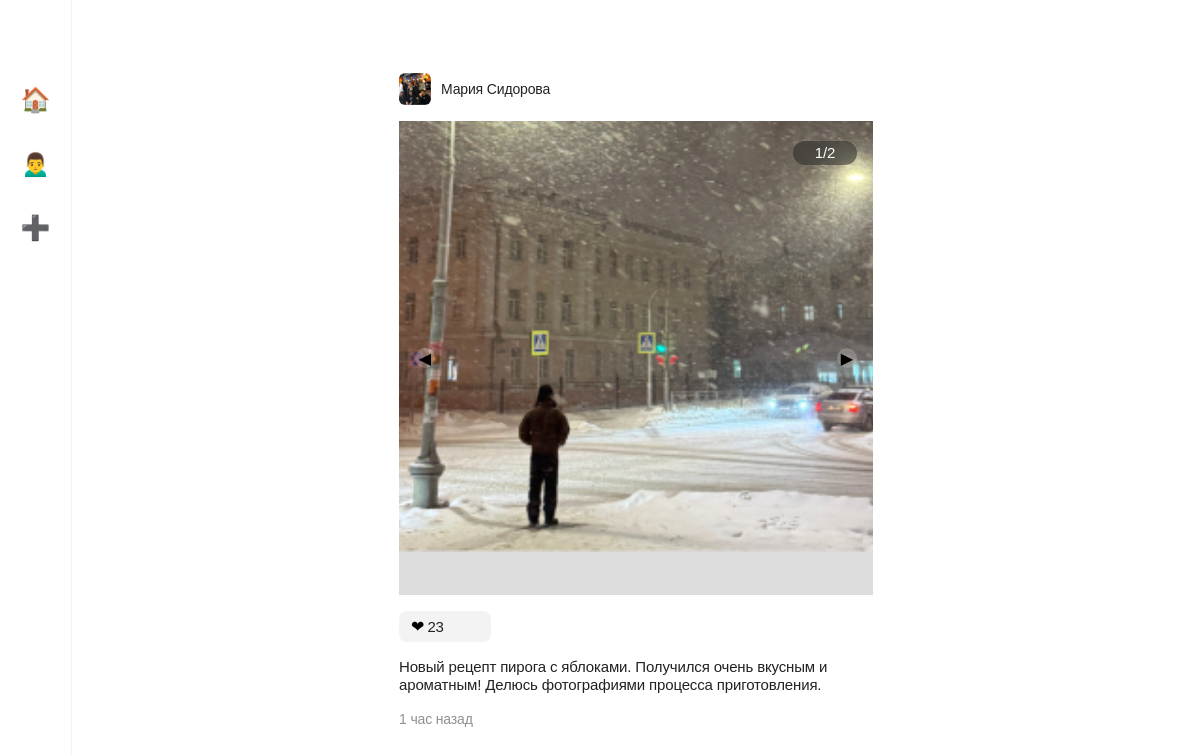
The page /home.php?user_id=2 on the database its author committed.
### tables this page shows
CREATE TABLE post (
    id INT AUTO_INCREMENT PRIMARY KEY,
    user_id INT NOT NULL,
    text TEXT,
    likes INT DEFAULT 0,
    created_at TIMESTAMP DEFAULT CURRENT_TIMESTAMP,
    FOREIGN KEY (user_id) REFERENCES user(id) ON DELETE CASCADE
);

CREATE TABLE user (
    id INT AUTO_INCREMENT PRIMARY KEY,
    name VARCHAR(255) NOT NULL,
    avatar VARCHAR(255) NOT NULL,
    created_at TIMESTAMP DEFAULT CURRENT_TIMESTAMP
);

### functions.php (called while the page is built, shortened)
<?php
function getTimeAgo($timestamp) {
    $diff = time() - $timestamp;
    if ($diff < 60) {
        return 'только что';
    } elseif ($diff < 3600) {
        $minutes = floor($diff / 60);
        return $minutes . ' ' . getNounPluralForm($minutes, 'минуту', 'минуты', 'минут') . ' назад';
    } elseif ($diff < 86400) {
        $hours = floor($diff / 3600);
        return $hours . ' ' . getNounPluralForm($hours, 'час', 'часа', 'часов') . ' назад';
    } else {
        $days = floor($diff / 86400);
        return $days . ' ' . getNounPluralForm($days, 'день', 'дня', 'дней') . ' назад';
    }
}
function getNounPluralForm($number, $one, $two, $many) {
    $number = (int)$number;
    $mod10 = $number % 10;
    $mod100 = $number % 100;
    if ($mod100 >= 11 && $mod100 <= 19) {
        return $many;
    } elseif ($mod10 === 1) {
        return $one;
    } elseif ($mod10 >= 2 && $mod10 <= 4) {
        return $two;
    } else {
        return $many;
    }
}

### post_template.php (the view, shortened to what this page needs)
<div class="feed__post post" data-post-id="<?= $post['id'] ?>">
    <div class="post__header">
        <div class="post__user-info user-info">
            <img class="user-info__avatar" src="<?= htmlspecialchars($post['user_avatar']) ?>">
            <div class="user-info__username"><?= htmlspecialchars($post['user_name']) ?></div>
        </div>
    </div>
    <div class="post__photo-container photo-container">
        <div class="photo-container__slider">
            <?php foreach ($post['images'] as $index => $image): ?>
                <img class="photo-container__image <?= $index === 0 ? 'active' : '' ?>"
                     src="<?= htmlspecialchars($image) ?>"
                     data-index="<?= $index ?>">
            <?php endforeach; ?>
        </div>
        <?php if ($post['images_count'] > 1): ?>
            <div class="photo-container__slider-buttons">
                <div class="slider-button slider-prev">
                    ◀
                </div>
                <div class="slider-button slider-next">
                    ▶
                </div>
            </div>
            <div class="photo-container__indicator">1/<?= $post['images_count'] ?></div>
        <?php endif; ?>
    </div>
    <div class="post__reaction reaction">
        <span>❤</span>
        <span class="reaction__count"><?= $post['likes'] ?></span>
    </div>
    <?php if (!empty($post['text'])): ?>
        <div class="post__text-container">
            <div class="post__text post__text--collapsed" id="text-<?= $post['id'] ?>">
                <?= htmlspecialchars($post['text']) ?>
            </div>
        </div>
    <?php endif; ?>
    <div class="post__time"><?= getTimeAgo($post['created_at']) ?></div>
</div>

### home.php (shortened to what this page needs)
<?php
require_once 'functions.php';
try {
    $database = new Database();
    $db = $database->connect();
    $query = "SELECT p.*, u.name as user_name, u.avatar as user_avatar
              FROM post p
              JOIN user u ON p.user_id = u.id";
    $filterUserId = $_GET['user_id'] ?? null;
    if ($filterUserId && is_numeric($filterUserId)) {
        $filterUserId = (int)$filterUserId;
        $query .= " WHERE p.user_id = :user_id";
        $stmt = $db->prepare($query);
        $stmt->bindParam(':user_id', $filterUserId, PDO::PARAM_INT);
    } else {
        $stmt = $db->prepare($query);
    }
    $stmt->execute();
    $posts = $stmt->fetchAll(PDO::FETCH_ASSOC);
    $postImages = [];
    if (!empty($posts)) {
        $postIds = array_column($posts, 'id');
        $placeholders = implode(',', array_fill(0, count($postIds), '?'));
        $imagesQuery = "SELECT post_id, image_url, order_index
                       FROM post_image
                       WHERE post_id IN ($placeholders)
                       ORDER BY post_id, order_index";
        $imagesStmt = $db->prepare($imagesQuery);
        $imagesStmt->execute($postIds);
        $imagesData = $imagesStmt->fetchAll(PDO::FETCH_ASSOC);
        foreach ($imagesData as $image) {
            $postImages[$image['post_id']][] = $image;
        }
    }
    $filteredPosts = [];
    foreach ($posts as $post) {
        $images = isset($postImages[$post['id']]) ? $postImages[$post['id']] : [];
        $imageUrls = array_column($images, 'image_url');
        $filteredPosts[] = [
            'id' => $post['id'],
            'user_id' => $post['user_id'],
            'user_name' => $post['user_name'],
            'user_avatar' => $post['user_avatar'],
            'images' => $imageUrls,
            'text' => $post['text'] ?? '',
            'likes' => $post['likes'],
            'created_at' => strtotime($post['created_at']),
            'images_count' => count($imageUrls)
        ];
    }
} catch(PDOException $e) {
    die("Database error: " . $e->getMessage());
} catch(Exception $e) {
    die('Error: ' . $e->getMessage());
}
?>
<!DOCTYPE html>
<html lang="ru">
<head>
    <link rel="stylesheet" href="home.css">
</head>
<body class="page">
    <div class="page__sidebar sidebar">
        <div class="sidebar__menu-item sidebar__menu-item--home sidebar__menu-item--active">
            🏠
        </div>
        <div class="sidebar__menu-item">
            🙍‍♂️
        </div>
        <div class="sidebar__menu-item">
            ➕
        </div>
    </div>
    <div class="page__content">
        <div class="feed">
            <?php foreach ($filteredPosts as $post): ?>
                <?php include 'post_template.php'; ?>
            <?php endforeach; ?>
        </div>
    </div>
</body>
</html>

### home.css (style rules this page uses)
.page { margin: 0; padding: 0; font-family: 'Golos UI', sans-serif; background: #FFFFFF; min-height: 100vh; }
.page__sidebar { box-sizing: border-box; position: fixed; width: 72px; height: 100vh; background: #FFFFFF; border-right: 1px solid rgba(34, 34, 34, 0.05); display: flex; flex-direction: column; align-items: center; padding-top: 40px; }
.sidebar__menu-item { display: flex; justify-content: center; align-items: center; width: 40px; height: 40px; margin-bottom: 24px; border-radius: 10px; font-size: 24px; cursor: pointer; }
.sidebar__menu-item--home { margin-top: 40px; }
.page__content { margin-left: 72px; padding: 73px 0; display: flex; flex-direction: column; align-items: center; }
.feed { width: 100%; max-width: 474px; display: flex; flex-direction: column; align-items: center; }
.feed__post { width: 100%; margin-bottom: 40px; }
.post__header { display: flex; justify-content: space-between; align-items: center; margin-bottom: 16px; }
.post__user-info { display: flex; align-items: center; gap: 10px; }
.user-info__avatar { width: 32px; height: 32px; background: #FFFFFF; border-radius: 6px; background-image: url('avatar.jpg'); background-size: cover; }
.user-info__username { font-weight: 500; font-size: 14px; line-height: 18px; letter-spacing: -0.15px; color: #222222; }
.post__photo-container { position: relative; width: 100%; aspect-ratio: 1/1; background: #ddd; margin-bottom: 16px; overflow: hidden; }
.photo-container__image { width: 128%; height: auto; position: relative; left: -12%; top: -37%; }
.photo-container__slider-buttons { position: absolute; width: 100%; top: 50%; display: flex; justify-content: space-between; padding: 0 16px; box-sizing: border-box; transform: translateY(-50%); }
.slider-button { width: 20px; height: 20px; background: rgba(255, 255, 255, 0.2); border-radius: 999px; display: flex; justify-content: center; align-items: center; }
.photo-container__indicator { display: flex; justify-content: center; align-items: center; padding: 0 10px; position: absolute; width: 44px; height: 24px; right: 16px; top: 20px; background: rgba(34, 34, 34, 0.5); backdrop-filter: blur(6px); border-radius: 20px; color: #FFFFFF; font-size: 15px; line-height: 18px; letter-spacing: -0.15px; }
.post__text { font-weight: 400; font-size: 15px; line-height: 18px; letter-spacing: -0.15px; color: #222222; margin-bottom: 16px; }
.post__reaction { display: flex; align-items: center; padding: 6px 12px; gap: 3px; width: 68px; background: rgba(34, 34, 34, 0.05); border-radius: 8px; margin-bottom: 16px; }
.reaction__count { font-size: 15px; line-height: 18px; letter-spacing: -0.15px; color: #222222; }
.post__time { font-size: 14px; line-height: 18px; letter-spacing: -0.15px; color: rgba(34, 34, 34, 0.5); margin-bottom: 8px; }
.photo-container { position: relative; width: 100%; aspect-ratio: 1/1; background: #ddd; margin-bottom: 16px; overflow: hidden; }
.photo-container__slider { position: relative; width: 100%; height: 100%; }
.photo-container__image { width: 128%; height: auto; position: absolute; left: -12%; top: -37%; opacity: 0; transition: opacity 0.3s ease; }
.photo-container__image.active { opacity: 1; }
.slider-button { width: 20px; height: 20px; background: rgba(255, 255, 255, 0.2); border-radius: 999px; display: flex; justify-content: center; align-items: center; cursor: pointer; }
.post__text-container { position: relative; margin-bottom: 16px; }
.post__text { font-weight: 400; font-size: 15px; line-height: 18px; letter-spacing: -0.15px; color: #222222; margin-bottom: 0; overflow: hidden; transition: all 0.3s ease; }

### rows shown on the page
post: user.avatar (picture), user.name "Мария Сидорова", likes "23", text "Новый рецепт пирога с яблоками. Получился очень вкусным и ароматным! Делюсь фотографиями процесса приготовления.", created_at "1 час назад"
